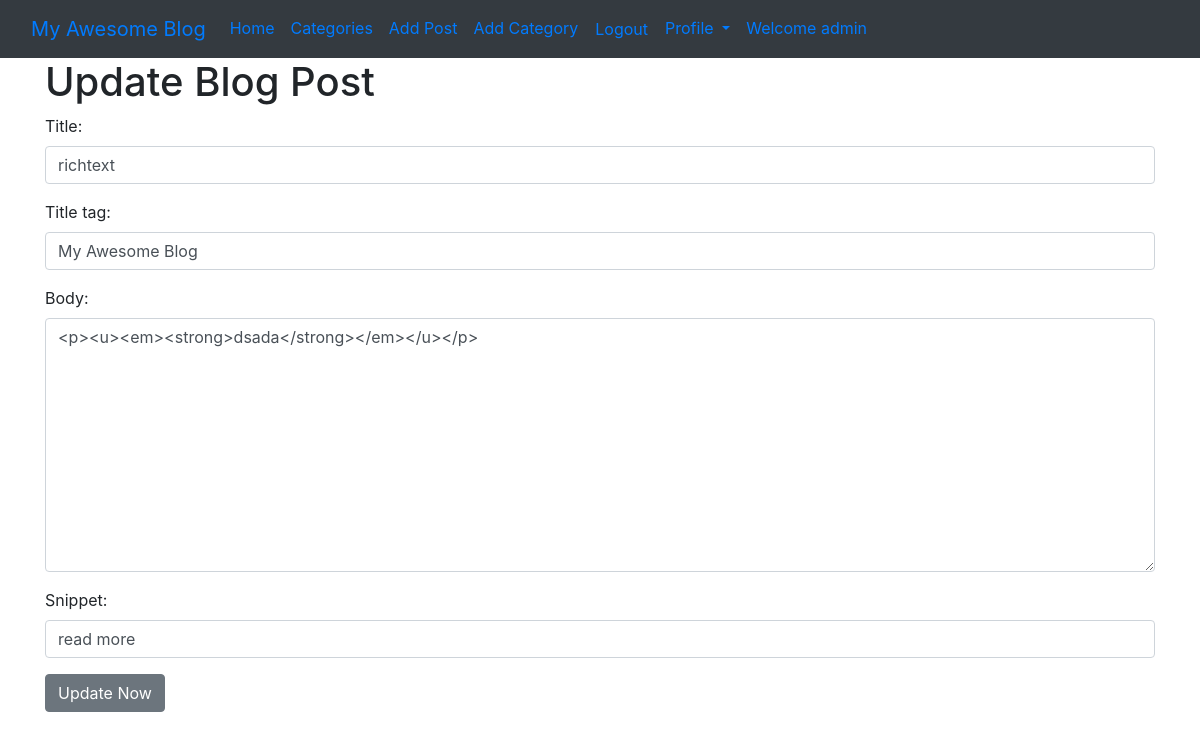
The app's page /article/edit/13 (signed in) with its own data.
### theblog/models.py (models this page shows, shortened)
class Post(models.Model):
    title = models.CharField(max_length=255)
    header_image = models.ImageField(null=True, blank=True, upload_to='images/')
    title_tag = models.CharField(max_length=255, default='My Awesome Blog')
    author = models.ForeignKey(User, on_delete=models.CASCADE)
    body = RichTextField(blank=True, null=True)
    post_date = models.DateTimeField(auto_now_add=True)
    category = models.CharField(max_length=255, default='coding')
    snippet = models.CharField(max_length=255, default='read more')
    likes = models.ManyToManyField(User, related_name='blog_posts')

### theblog/views.py (the view)
# urls.py: path('article/edit/<int:pk>', UpdatePostView.as_view(), name="update_posts"),
class UpdatePostView(UpdateView):
    model = Post
    template_name = 'update_post.html'
    form_class = EditForm

### theblog/forms.py
class EditForm(forms.ModelForm):
    class Meta:
        model = Post
        fields = ('title', 'title_tag', 'body', 'snippet')
        widgets = {
            'title': forms.TextInput(attrs={'class': 'form-control'}),
            'title_tag': forms.TextInput(attrs={'class': 'form-control'}),
            'body': forms.Textarea(attrs={'class': 'form-control'}),
            'snippet': forms.TextInput(attrs={'class': 'form-control'}),
        }

### templates/update_post.html (shortened to what this page needs)
{% extends 'base.html' %}
{% block content %}
    {% if user.is_authenticated %}
        {% if user.id == post.author.id %}
            <h1>Update Blog Post</h1>
            <div class="form-group">
                <form method="POST">
                    {{ form.as_p }}
                    <button class="btn btn-secondary">Update Now</button>
                </form>
            </div>
        {% else %}
            Page restricted!
        {% endif %}
    {% else %}
        Page restricted!
    {% endif %}
{% endblock %}

### templates/base.html (shortened to what this page needs)
<!DOCTYPE html>
<html lang="en">
<head>
    <link href="https://stackpath.bootstrapcdn.com/bootstrap/4.5.2/css/bootstrap.min.css" rel="stylesheet">
</head>
<body>
<nav class="navbar navbar-expand-lg bg-dark">
    <div class="container-fluid">
        <a class="navbar-brand" href="{% url 'home' %}">My Awesome Blog</a>
        <div class="collapse navbar-collapse" id="navbarSupportedContent">
            <ul class="navbar-nav me-auto mb-2 mb-lg-0">
                <li class="nav-item">
                    <a class="nav-link active" aria-current="page" href="{% url 'home' %}">Home</a>
                </li>
                {% if cat_menu %}
                    <li class="nav-item dropdown">
                        <a class="nav-link dropdown-toggle" href="#" id="navbarDropdown" role="button"
                           data-toggle="dropdown"
                           aria-expanded="false">
                            Categories
                        </a>
                        <ul class="dropdown-menu" aria-labelledby="navbarDropdown">
                            {% for item in cat_menu %}
                                <li><a class="dropdown-item" href="{% url 'category' item|slugify %}">{{ item }}</a>
                                </li>
                            {% endfor %}
                        </ul>
                    </li>
                {% else %}
                    <li class="nav-item">
                        <a class="nav-link" href="{% url 'category_list' %}">Categories</a>
                    </li>
                {% endif %}
                {% if user.is_authenticated %}
                    <li class="nav-item">
                        <a class="nav-link" href="{% url 'add_post' %}">Add Post</a>
                    </li>
                    <li class="nav-item">
                        <a class="nav-link" href="{% url 'add_category' %}">Add Category</a>
                    </li>
                    <li class="nav-item">
                        <form method="POST" action="{% url 'logout' %}">
                            <button type="submit" class="nav-link btn btn-link">Logout</button>
                        </form>
                    </li>
                    <li class="nav-item dropdown">
                        <a class="nav-link dropdown-toggle" href="#" id="navbarDropdown" role="button"
                           data-toggle="dropdown"
                           aria-expanded="false">
                            Profile
                        </a>
                    </li>
                    <ul class="navbar-nav ml-auto">
                        <li class="nav-item">
                            <a class="nav-link">Welcome {{ user.first_name }}</a>
                        </li>
                    </ul>
                {% endif %}
            </ul>
        </div>
    </div>
</nav>
<div class="container">
    {% block content %}
    {% endblock %}
</div>
</body>
</html>

### records on screen
Post: title "richtext", title_tag "My Awesome Blog", body "<p><u><em><strong>dsada</strong></em></u></p>", snippet "read more"

### other values on screen
{{ user.first_name }} "admin"
